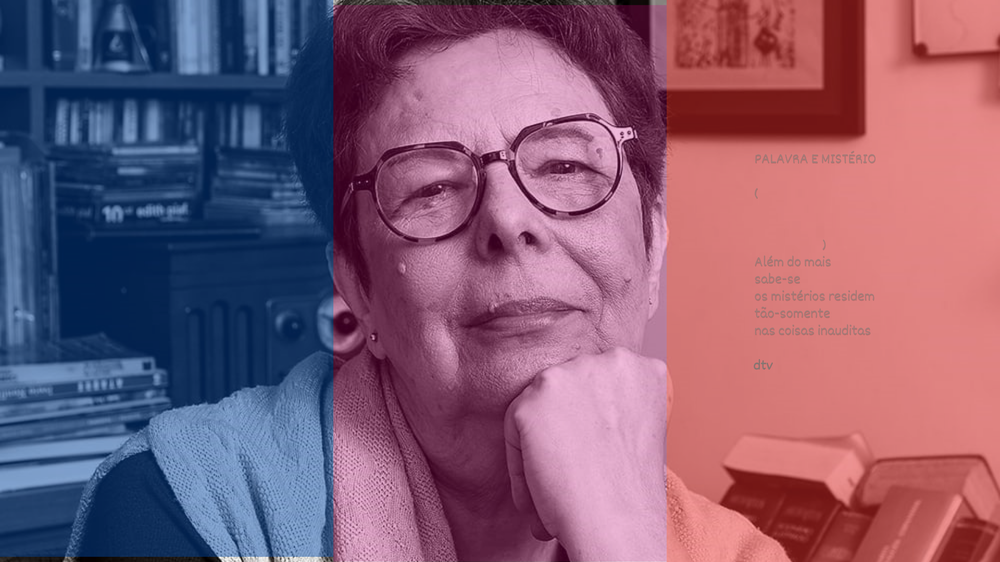
#> input picture scripts/imagens-drive/imagens/dalila-colorida.png, 1000 x 562 px, shrunk from 1920 x 1080 before the run, found by its file name
$ python gerar_pb.py
#> lines starting #> are read from the running program, lines starting #| are printed output that depends on the picture
from PIL import Image

img = Image.open('/home/z/my-project/public/dalila-colorida.png')
#> img is the input picture: PIL image 1000x562 RGB; mean R, G, B 131.1, 91.8, 115.7
pb = img.convert('L')
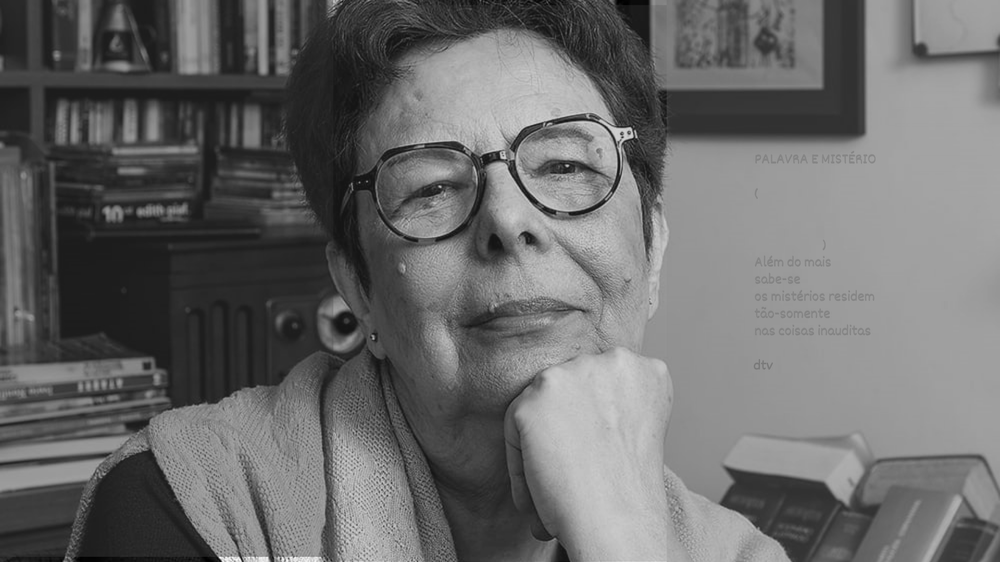
#> pb: PIL image 1000x562 L; min 0, max 254, mean 106.4
pb = pb.convert('RGB')
#> pb: PIL image 1000x562 RGB
pb.save('/home/z/my-project/public/dalila-pb.png')
print('PB salva:', pb.size)
#| PB salva: (1000, 562)
